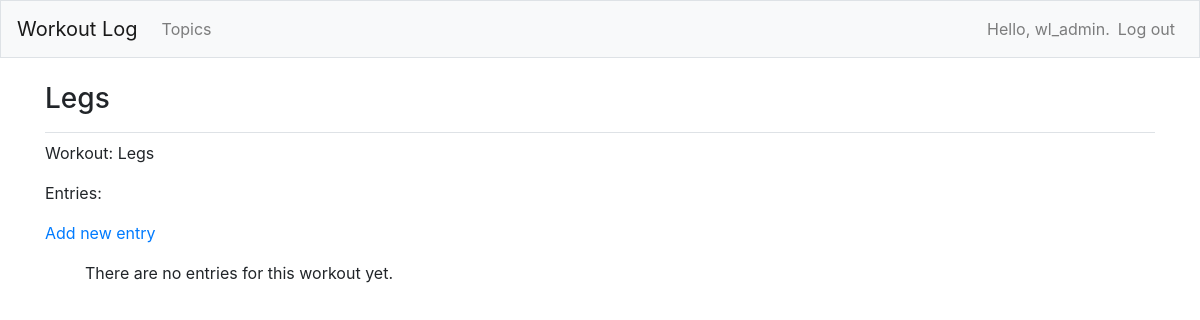
Page /workouts/2/ (signed in) on the earlier database version.
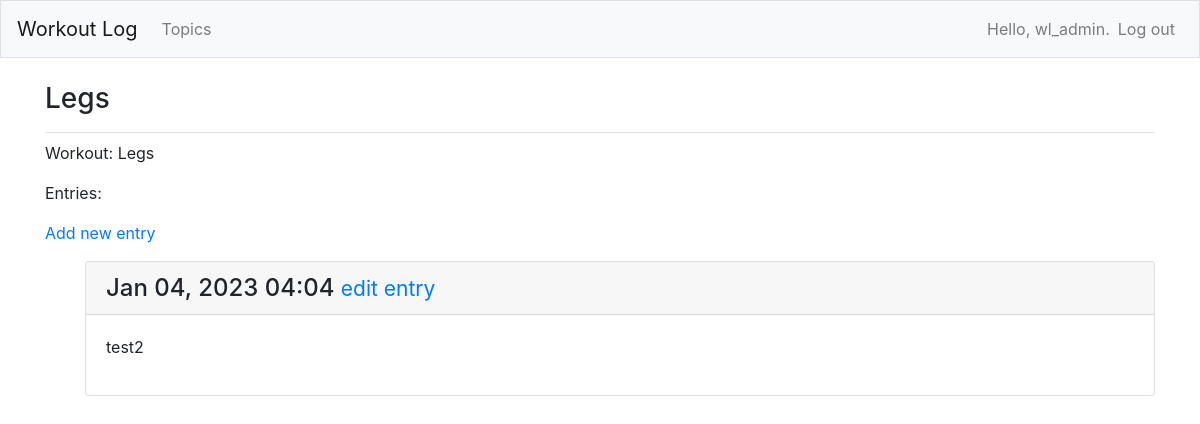
Same page on the later database version.
### workout_logs/models.py (models this page shows, shortened)
class Entry(models.Model):
    workout = models.ForeignKey(Workout, on_delete=models.CASCADE)
    text = models.TextField()#null=True)
    date_added = models.DateTimeField(auto_now_add=True)
    class Meta:
        verbose_name_plural = 'entries'

### workout_logs/views.py (the view)
# urls.py: path('workouts/<int:workout_id>/', views.workout, name = "workout"),
@login_required
def workout(request, workout_id):
    workout = Workout.objects.get(id=workout_id)#, null=True)
    if workout.owner != request.user:
        raise Http404
    entries = workout.entry_set.order_by('-date_added')
    context = {'workout': workout, 'entries': entries}
    return render(request, 'workout_logs/workout.html', context)

### workout_logs/models.py (called while the page is built)
    def __str__(self):
        return self.text

### workout_logs/templates/workout_logs/workout.html
{% extends 'workout_logs/base.html' %}
{% block page_header %}
  <h3>{{ workout }}</h3>
{% endblock page_header %}
{% block content %}
  <p>Workout: {{ workout}}</p>
  <p>Entries:</p>
  <p>
    <a href="{% url 'workout_logs:new_entry' workout.id %}">Add new entry</a>
  </p>
  <ul>
  {% for entry in entries %}
  <div class="card mb-3">
    <h4 class="card-header">
      {{ entry.date_added|date:'M d, Y H:i' }}
      <small><a href="{% url 'workout_logs:edit_entry' entry.id %}">
          edit entry</a></small>
    </h4>
    <div class="card-body">
      {{ entry.text|linebreaks }}
    </div>
  </div>
  {% empty %}
     <p> There are no entries for this workout yet.</p>
  {% endfor %}
  </ul>
{% endblock content %}

Differences in the rows shown:
added Entry: date_added "Jan 04, 2023 04:04", text "test2"
Other differences:
text no longer shown: "There are no entries for this workout yet."
